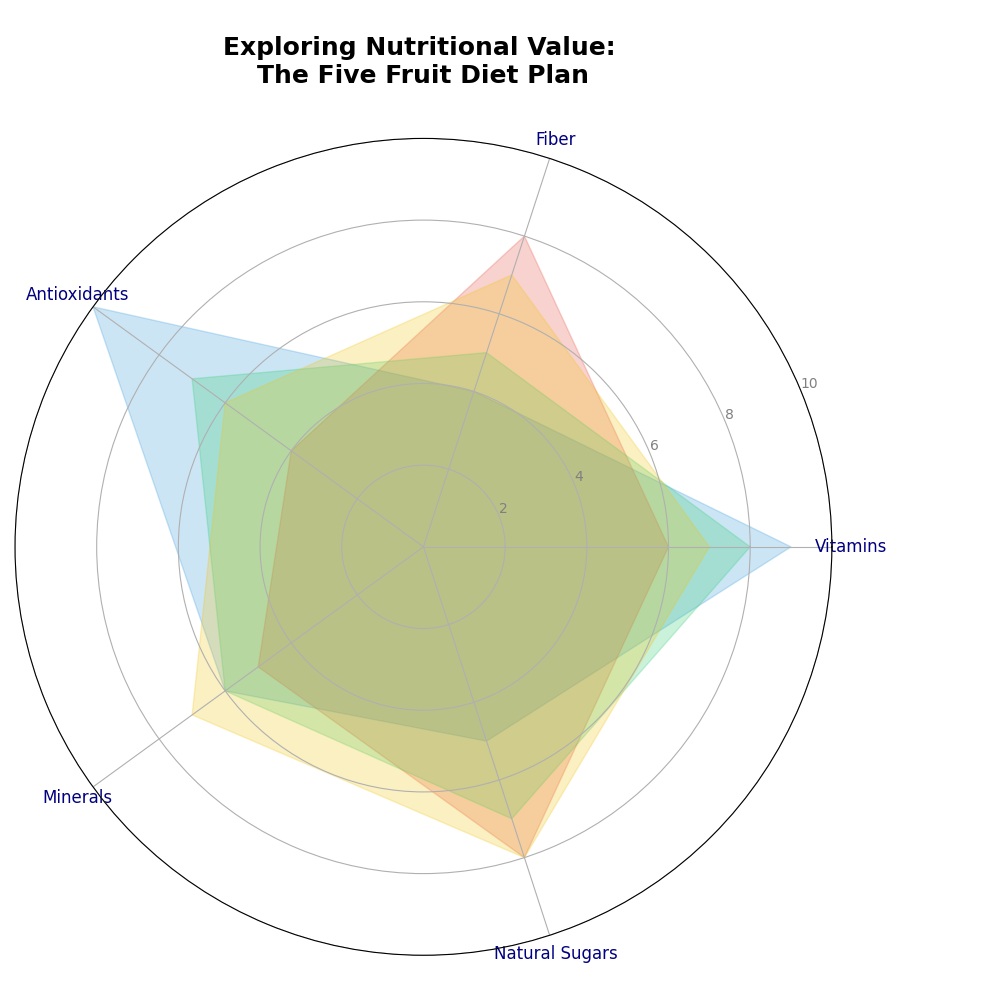

The Python source for this figure:
import matplotlib.pyplot as plt
import numpy as np

fruits = ['Blueberries', 'Bananas', 'Oranges', 'Apples']
categories = ['Vitamins', 'Fiber', 'Antioxidants', 'Minerals', 'Natural Sugars']

nutritional_scores = {
    'Blueberries': [9, 4, 10, 6, 5],
    'Bananas': [6, 8, 4, 5, 8],
    'Oranges': [8, 5, 7, 6, 7],
    'Apples': [7, 7, 6, 7, 8]
}

num_vars = len(categories)
angles = np.linspace(0, 2 * np.pi, num_vars, endpoint=False).tolist()
angles += angles[:1]

fig, ax = plt.subplots(figsize=(10, 10), subplot_kw=dict(polar=True))

colors = ['#3498db', '#e74c3c', '#2ecc71', '#f1c40f']

for fruit, color in zip(fruits, colors):
    values = nutritional_scores[fruit]
    values += values[:1]
    ax.fill(angles, values, color=color, alpha=0.25)

ax.set_xticks(angles[:-1])
ax.set_xticklabels(categories, fontsize=12, color='navy')

ax.set_yticks([2, 4, 6, 8, 10])
ax.set_yticklabels(['2', '4', '6', '8', '10'], color='gray', size=10)
ax.set_ylim(0, 10)

plt.title("Exploring Nutritional Value: \nThe Five Fruit Diet Plan", size=18, fontweight='bold', pad=40)

plt.tight_layout(rect=[0, 0, 0.9, 1])

plt.show()
